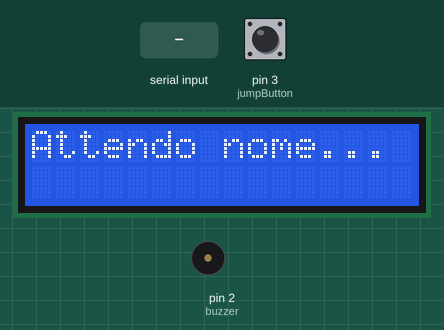
This sketch was run on a simulated Arduino Uno, built with avr-gcc and run on an emulated ATmega328P. Shown: 16×2 character LCD, buzzer (waves = sounding). The inputs (shaded band) are chosen by the test bench; at power-on: pin 3 (jumpButton) HIGH. Random numbers use the default seed unless the sketch sets one; what the sketch prints to the serial monitor is not drawn.

Above: at 1.0 s.
1.1 s: "1\n" received over Serial
At 3.3 s:
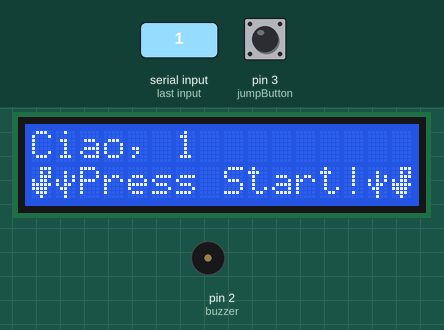
3.6 s: pin 3 (jumpButton) pulled LOW for 0.15 s
At 3.97 s:
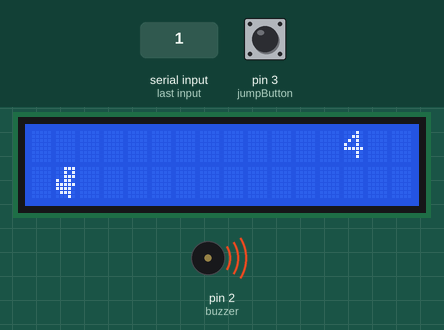
5.3 s: pin 3 (jumpButton) pulled LOW for 3.2 s
At 9.1 s:
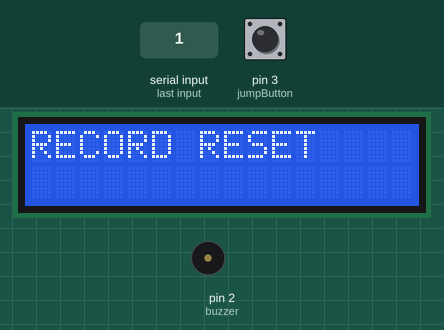
Timing chart, 0 to 13.7 s (numbered marks = the images above; inputs shaded):
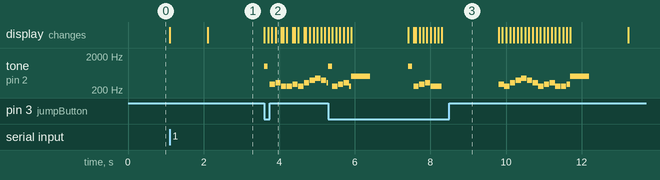

Measured:
- after the input at 1.1 s, the display: first changes at once (image 1 shows a later state)
- after the input at 3.6 s, tone on pin 2 (buzzer): plays 1000 Hz for 0.10 s, 294 Hz for 0.14 s, 330 Hz for 0.14 s, 262 Hz for 0.14 s, 262 Hz for 0.14 s, 294 Hz for 0.14 s … (12 notes in this stretch), starting at once; the display: first changes at once (image 2 shows a later state)

The sketch:

Dino_game.ino
```cpp
#include <LiquidCrystal.h>
#include <EEPROM.h>

#define D4 4
#define D5 5
#define D6 6
#define D7 7
#define E 8
#define RS 9

LiquidCrystal lcd(RS, E, D4, D5, D6, D7);

int score = 0;
bool allow_jump = true;
bool isJumping = false;
unsigned long jumpStartTime = 0;
const unsigned long jumpDuration = 300;

const int jumpButton = 3;
const int buzzer = 2;

unsigned long lastScrollTime = 0;
const unsigned long scrollInterval = 100;
unsigned long gameStartTime = 0;

int obstacleCooldown = 0;

int melody[] = { 262, 294, 330, 262, 262, 294, 262, 330, 392, 440, 392, 330 };
int currentNote = 0;
unsigned long lastNoteTime = 0;
const int noteDurationMs = 150;
bool playMusic = false;

byte dino_l[8] = {B00000111, B00000101, B00000111, B00010110, B00011111, B00011110, B00001110, B00000100};
byte dino_r[8] = {B00000111, B00000101, B00000111, B00010110, B00011111, B00011110, B00001110, B00000010};
byte cactus_small[8] = {B00100, B00101, B10101, B10101, B10111, B11100, B00100, B00000};
byte cactus_big[8] = {B00000000, B00000100, B00000101, B00010101, B00010110, B00001100, B00000100, B00000100};

char world[] = {32, 32, 32, 32, 32, 32, 32, 83, 99, 111, 114, 101, 58, 32, 32, 32, 32, 0, 32, 32, 32, 32, 32, 32, 32, 32, 32, 32, 32, 32, 32, 32};

String playerName = "";

void setup() {
  pinMode(jumpButton, INPUT_PULLUP);
  pinMode(buzzer, OUTPUT);
  lcd.begin(16, 2);
  lcd.createChar(0, dino_l);
  lcd.createChar(1, dino_r);
  lcd.createChar(2, cactus_small);
  lcd.createChar(3, cactus_big);

  Serial.begin(9600);

  // Ricevi nome dal PC
  lcd.setCursor(0, 0);
  lcd.print("Attendo nome...");
  while (true) {
  if (Serial.available()) {
    String nome = Serial.readStringUntil('\n');
    nome.trim();
    if (nome.length() > 0) {
      playerName = nome;
      lcd.clear();
      lcd.setCursor(0, 0);
      lcd.print("Ciao, ");
      lcd.print(playerName);
      break;
    }
  }
  }

  delay(1000);
  start_game();
}

void start_game() {
  score = 0;
  for (int i = 0; i < 32; i++) world[i] = 32;
  obstacleCooldown = 0;
  gameStartTime = millis();
  lastScrollTime = millis();
  allow_jump = true;
  isJumping = false;
  playMusic = true;
  currentNote = 0;
  lastNoteTime = millis();

  world[17] = byte(0);
  lcd.clear();
  lcd.setCursor(0, 0);
  lcd.print("Ciao, "); lcd.print(playerName);
  lcd.setCursor(0, 1);
  lcd.write(byte(0)); lcd.write(byte(3));
  lcd.print("Press Start!");
  lcd.write(byte(3)); lcd.write(byte(0));
  while (!get_button());
  lcd.clear();
}

bool get_button() {
  return digitalRead(jumpButton) == LOW;
}

void play_game_music() {
  if (!playMusic) return;
  if (millis() - lastNoteTime >= noteDurationMs) {
  int note = melody[currentNote];
  tone(buzzer, note, noteDurationMs - 10);
  lastNoteTime = millis();
  currentNote++;
  if (currentNote >= sizeof(melody) / sizeof(int)) currentNote = 0;
  }
}

uint8_t scroll_world() {
  unsigned long now = millis();
  if (now - gameStartTime < 2000) world[31] = 32;
  else if (obstacleCooldown > 0) { obstacleCooldown--; world[31] = 32; }
  else {
  int r = random(0, 10);
  world[31] = (r < 2) ? ((random(0, 2) == 0) ? 2 : 3) : 32;
  if (r < 2) obstacleCooldown = 5;
  }
  for (int i = 16; i < 32; i++) {
  if (world[i] == 2 || world[i] == 3) {
    char prev = (i < 31) ? world[i + 1] : 32;
    if (world[i - 1] < 2) return 1;
    world[i - 1] = world[i]; world[i] = prev;
  }
  }
  world[15] = 32; if (world[16] < 2) world[16] = 32;
  return 0;
}

void update_display() {
  lcd.setCursor(13, 0); lcd.print("   ");
  lcd.setCursor(13, 0); lcd.print(score);
  lcd.setCursor(0, 0);
  for (int i = 0; i < 32; i++) {
  if (world[i] < 2) world[i] ^= 1;
  if (i == 16) lcd.setCursor(0, 1);
  if (i < 13 || i > 15) lcd.write(byte(world[i]));
  }
}

void game_over_screen() {
  playMusic = false;
  noTone(buzzer);
  tone(buzzer, 500, 500);

  lcd.setCursor(0, 1);
  lcd.write(byte(0)); lcd.write(byte(3));
  lcd.print(" GAME OVER! ");
  lcd.write(byte(3)); lcd.write(byte(0));
  delay(1500);

  // Invia punteggio al PC
  Serial.print("GIOCATORE: ");
  Serial.print(playerName);
  Serial.print(", RECORD: ");
  Serial.println(score);

  start_game();  // Riavvia subito la partita
}

void loop() {
  play_game_music();

  static unsigned long buttonHoldStart = 0;
  if (get_button()) {
  if (buttonHoldStart == 0) {
    buttonHoldStart = millis();
  } else if (millis() - buttonHoldStart >= 3000) {
    lcd.clear();
    lcd.print("RECORD RESET");
    delay(1500);
    buttonHoldStart = 0;
  }
  } else {
  buttonHoldStart = 0;
  }

  if (get_button() && !isJumping && allow_jump) {
  isJumping = true;
  jumpStartTime = millis();
  allow_jump = false;
  lcd.setCursor(1, 1); lcd.write(byte(32));
  lcd.setCursor(1, 0); lcd.write(byte(0));
  tone(buzzer, 1000, 100);
  world[1] = byte(0);
  world[17] = byte(32);
  }

  if (!get_button() && !isJumping) {
  allow_jump = true;
  }

  if (isJumping && millis() - jumpStartTime >= jumpDuration) {
  isJumping = false;
  world[1] = byte(32);
  world[17] = byte(0);
  lcd.setCursor(1, 0); lcd.write(byte(32));
  lcd.setCursor(1, 1); lcd.write(byte(0));
  }

  if (millis() - lastScrollTime >= scrollInterval) {
  lastScrollTime = millis();
  uint8_t collision = scroll_world();
  if (score == 999) {
    lcd.clear(); lcd.print(" YOU WIN! ");
    playMusic = false;
    noTone(buzzer);
    while (1);
  }
  if (collision) game_over_screen();
  score++;
  update_display();
  }
}
```
